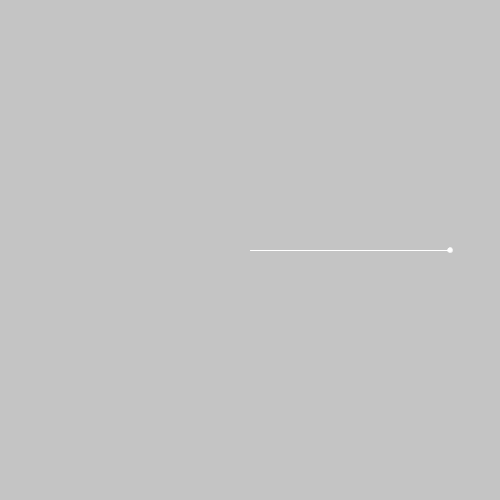
Frame 1 (no input)
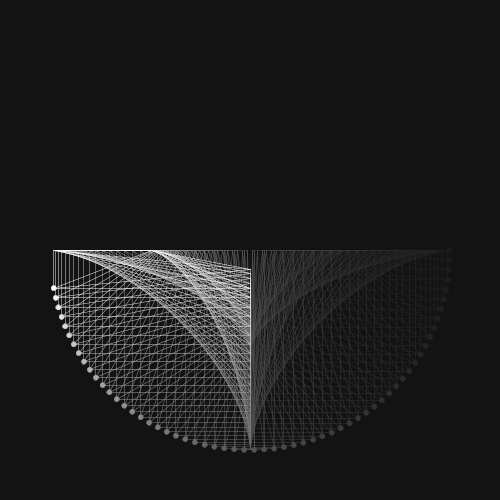
Frame 60 (the mouse pressed at the canvas centre just before this capture)
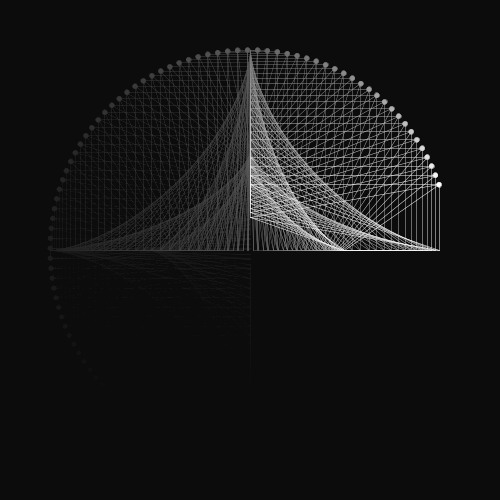
Frame 120 (the mouse held since frame 60 and released just before this capture)

The Processing sketch that drew these frames (run headless with seeded random() and noise(); from frame 60 on, the mouse is pressed at the canvas centre):

// Processing sketch: spirograph
// ── spirograph.pde
float radius = 200;

float x, y;
float theta = 0;
float theta_vel =0;
float theta_acc=0.05;
float rotX;
float rotY;

void setup() {
  size(500, 500);
  smooth();
}

void draw() {
  pushMatrix();
  noStroke();
  fill(0, 10);
  rect(0, 0, width, height);
  popMatrix();  

  fill(255);
  stroke(255);
  strokeWeight(0.5);
  
  
  
  rotX = radius * cos(theta);
  rotY = radius * sin(theta);
  
  translate(width/2, height/2);
  line(0, rotY, rotX, 0);
  line(0, rotY/2, 0, rotY);
  line(0, rotY/2, rotX, 0);
  line(rotX/2, 0, rotX, 0);
  line(rotX/2, 0, 0, rotY);
  line(rotX/2, 0, 0, rotY/2);
  line(0, rotY, rotX, rotY);
  line(rotX, 0, rotX, rotY);
  line(rotX, rotY, rotX/2, 0);
  line(rotX, rotY, 0, rotY/2);

  ellipse(rotX, rotY, 5, 5);
  
  theta_vel += theta_acc;
  theta = theta_vel;
}
